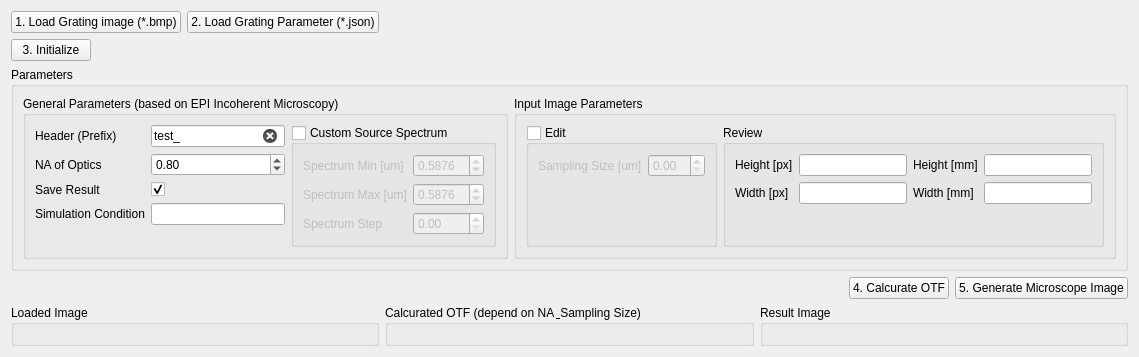
      <widget class="QWidget" name="microscopeImageSimulatorTab">
       <attribute name="title">
        <string>Microscope Image Simulator</string>
       </attribute>
       <layout class="QGridLayout" name="gridLayout_16">
        <item row="3" column="0">
         <layout class="QHBoxLayout" name="horizontalLayout_13">
          <item>
           <spacer name="horizontalSpacer_3">
            <property name="orientation">
             <enum>Qt::Orientation::Horizontal</enum>
            </property>
            <property name="sizeHint" stdset="0">
             <size>
              <width>40</width>
              <height>20</height>
             </size>
            </property>
           </spacer>
          </item>
          <item>
           <widget class="QPushButton" name="OTFPushButton">
            <property name="text">
             <string>4. Calcurate OTF</string>
            </property>
           </widget>
          </item>
          <item>
           <widget class="QPushButton" name="RunPushButton">
            <property name="text">
             <string>5. Generate Microscope Image</string>
            </property>
           </widget>
          </item>
         </layout>
        </item>
        <item row="2" column="0">
         <widget class="QGroupBox" name="microscopeParamsGroupBox">
          <property name="title">
           <string>Parameters</string>
          </property>
          <layout class="QHBoxLayout" name="horizontalLayout_10">
           <item>
            <layout class="QHBoxLayout" name="horizontalLayout_7">
             <item>
              <widget class="QGroupBox" name="groupBox_9">
               <property name="title">
                <string>General Parameters (based on EPI Incoherent Microscopy)</string>
               </property>
               <layout class="QGridLayout" name="gridLayout_13">
                <item row="0" column="0">
                 <layout class="QHBoxLayout" name="horizontalLayout_9">
                  <item>
                   <layout class="QFormLayout" name="formLayout_3">
                    <item row="0" column="0">
                     <widget class="QLabel" name="headerLabel_2">
                      <property name="text">
                       <string>Header (Prefix)</string>
                      </property>
                     </widget>
                    </item>
                    <item row="1" column="0">
                     <widget class="QLabel" name="nAOfOpticsLabel">
                      <property name="text">
                       <string>NA of Optics</string>
                      </property>
                     </widget>
                    </item>
                    <item row="1" column="1">
                     <widget class="QDoubleSpinBox" name="nAOfOpticsDoubleSpinBox">
                      <property name="singleStep">
                       <double>0.100000000000000</double>
                      </property>
                      <property name="value">
                       <double>0.800000000000000</double>
                      </property>
                     </widget>
                    </item>
                    <item row="2" column="0">
                     <widget class="QLabel" name="saveResultLabel">
                      <property name="text">
                       <string>Save Result</string>
                      </property>
                     </widget>
                    </item>
                    <item row="2" column="1">
                     <widget class="QCheckBox" name="saveResultCheckBox">
                      <property name="checked">
                       <bool>true</bool>
                      </property>
                     </widget>
                    </item>
                    <item row="0" column="1">
                     <widget class="QLineEdit" name="headerLineEdit_2">
                      <property name="text">
                       <string>test_</string>
                      </property>
                      <property name="clearButtonEnabled">
                       <bool>true</bool>
                      </property>
                     </widget>
                    </item>
                    <item row="3" column="0">
                     <widget class="QLabel" name="simulationConditionLabel">
                      <property name="text">
                       <string>Simulation Condition</string>
                      </property>
                     </widget>
                    </item>
                    <item row="3" column="1">
                     <widget class="QLineEdit" name="simulationConditionLineEdit"/>
                    </item>
                   </layout>
                  </item>
                 </layout>
                </item>
                <item row="0" column="1">
                 <widget class="QGroupBox" name="customSpectrumGroupBox">
                  <property name="title">
                   <string>Custom Source Spectrum</string>
                  </property>
                  <property name="checkable">
                   <bool>true</bool>
                  </property>
                  <property name="checked">
                   <bool>false</bool>
                  </property>
                  <layout class="QHBoxLayout" name="horizontalLayout_8">
                   <item>
                    <layout class="QFormLayout" name="formLayout_5">
                     <item row="0" column="0">
                      <widget class="QLabel" name="spectrumMinUmLabel">
                       <property name="text">
                        <string>Spectrum Min [um]</string>
                       </property>
                      </widget>
                     </item>
                     <item row="0" column="1">
                      <widget class="QDoubleSpinBox" name="spectrumMinUmDoubleSpinBox">
                       <property name="decimals">
                        <number>4</number>
                       </property>
                       <property name="value">
                        <double>0.587600000000000</double>
                       </property>
                      </widget>
                     </item>
                     <item row="1" column="0">
                      <widget class="QLabel" name="spectrumMaxUmLabel">
                       <property name="text">
                        <string>Spectrum Max [um]</string>
                       </property>
                      </widget>
                     </item>
                     <item row="1" column="1">
                      <widget class="QDoubleSpinBox" name="spectrumMaxUmDoubleSpinBox">
                       <property name="decimals">
                        <number>4</number>
                       </property>
                       <property name="value">
                        <double>0.587600000000000</double>
                       </property>
                      </widget>
                     </item>
                     <item row="2" column="0">
                      <widget class="QLabel" name="spectrumStepLabel">
                       <property name="text">
                        <string>Spectrum Step</string>
                       </property>
                      </widget>
                     </item>
                     <item row="2" column="1">
                      <widget class="QDoubleSpinBox" name="spectrumStepDoubleSpinBox">
                       <property name="singleStep">
                        <double>0.100000000000000</double>
                       </property>
                      </widget>
                     </item>
                    </layout>
                   </item>
                  </layout>
                 </widget>
                </item>
               </layout>
              </widget>
             </item>
             <item>
              <widget class="QGroupBox" name="groupBox_11">
               <property name="title">
                <string>Input Image Parameters</string>
               </property>
               <layout class="QHBoxLayout" name="horizontalLayout_15">
                <item>
                 <widget class="QGroupBox" name="groupBox_12">
                  <property name="title">
                   <string>Edit</string>
                  </property>
                  <property name="checkable">
                   <bool>true</bool>
                  </property>
                  <property name="checked">
                   <bool>false</bool>
                  </property>
                  <layout class="QGridLayout" name="gridLayout_15">
                   <item row="0" column="0">
                    <layout class="QFormLayout" name="formLayout_8">
                     <item row="0" column="0">
                      <widget class="QLabel" name="samplingSizeUmLabel">
                       <property name="text">
                        <string>Sampling Size [um]</string>
                       </property>
                      </widget>
                     </item>
                     <item row="0" column="1">
                      <widget class="QDoubleSpinBox" name="samplingSizeUmDoubleSpinBox"/>
                     </item>
                    </layout>
                   </item>
                  </layout>
                 </widget>
                </item>
                <item>
                 <widget class="QGroupBox" name="groupBox_29">
                  <property name="title">
                   <string>Review</string>
                  </property>
                  <layout class="QGridLayout" name="gridLayout_11">
                   <item row="0" column="0">
                    <layout class="QFormLayout" name="formLayout_10">
                     <item row="0" column="0">
                      <widget class="QLabel" name="heightPxLabel">
                       <property name="text">
                        <string>Height [px]</string>
                       </property>
                      </widget>
                     </item>
                     <item row="0" column="1">
                      <widget class="QLineEdit" name="heightPxLineEdit">
                       <property name="readOnly">
                        <bool>true</bool>
                       </property>
                      </widget>
                     </item>
                     <item row="1" column="0">
                      <widget class="QLabel" name="widthPxLabel">
                       <property name="text">
                        <string>Width [px]</string>
                       </property>
                      </widget>
                     </item>
                     <item row="1" column="1">
                      <widget class="QLineEdit" name="widthPxLineEdit">
                       <property name="readOnly">
                        <bool>true</bool>
                       </property>
                      </widget>
                     </item>
                    </layout>
                   </item>
                   <item row="0" column="1">
                    <layout class="QFormLayout" name="formLayout_9">
                     <item row="0" column="0">
                      <widget class="QLabel" name="heightMmLabel">
                       <property name="text">
                        <string>Height [mm]</string>
                       </property>
                      </widget>
                     </item>
                     <item row="0" column="1">
                      <widget class="QLineEdit" name="heightMmLineEdit">
                       <property name="readOnly">
                        <bool>true</bool>
                       </property>
                      </widget>
                     </item>
                     <item row="1" column="0">
                      <widget class="QLabel" name="widthMmLabel">
                       <property name="text">
                        <string>Width [mm]</string>
                       </property>
                      </widget>
                     </item>
                     <item row="1" column="1">
                      <widget class="QLineEdit" name="widthMmLineEdit">
                       <property name="readOnly">
                        <bool>true</bool>
                       </property>
                      </widget>
                     </item>
                    </layout>
                   </item>
                  </layout>
                 </widget>
                </item>
               </layout>
              </widget>
             </item>
            </layout>
           </item>
          </layout>
         </widget>
        </item>
        <item row="4" column="0">
         <layout class="QHBoxLayout" name="horizontalLayout_12">
          <item>
           <widget class="QGroupBox" name="loadedImageGroupBox">
            <property name="title">
             <string>Loaded Image</string>
            </property>
            <layout class="QGridLayout" name="gridLayout_18"/>
           </widget>
          </item>
          <item>
           <widget class="QGroupBox" name="calcuratedOTFGroupBox">
            <property name="title">
             <string>Calcurated OTF (depend on NA &amp; Sampling Size)</string>
            </property>
            <layout class="QGridLayout" name="gridLayout_20"/>
           </widget>
          </item>
          <item>
           <widget class="QGroupBox" name="resultImageGroupBox">
            <property name="title">
             <string>Result Image</string>
            </property>
            <layout class="QGridLayout" name="gridLayout_21"/>
           </widget>
          </item>
         </layout>
        </item>
        <item row="1" column="0">
         <layout class="QHBoxLayout" name="horizontalLayout_14">
          <item>
           <widget class="QPushButton" name="initializePushButton">
            <property name="text">
             <string>3. Initialize</string>
            </property>
           </widget>
          </item>
          <item>
           <spacer name="horizontalSpacer_4">
            <property name="orientation">
             <enum>Qt::Orientation::Horizontal</enum>
            </property>
            <property name="sizeHint" stdset="0">
             <size>
              <width>40</width>
              <height>20</height>
             </size>
            </property>
           </spacer>
          </item>
         </layout>
        </item>
        <item row="0" column="0">
         <layout class="QHBoxLayout" name="horizontalLayout_11">
          <item>
           <widget class="QPushButton" name="loadGratingPushButton">
            <property name="text">
             <string>1. Load Grating image (*.bmp)</string>
            </property>
           </widget>
          </item>
          <item>
           <widget class="QPushButton" name="loadGratingParamsPushButton">
            <property name="text">
             <string>2. Load Grating Parameter (*.json)</string>
            </property>
           </widget>
          </item>
          <item>
           <spacer name="horizontalSpacer">
            <property name="orientation">
             <enum>Qt::Orientation::Horizontal</enum>
            </property>
            <property name="sizeHint" stdset="0">
             <size>
              <width>40</width>
              <height>20</height>
             </size>
            </property>
           </spacer>
          </item>
         </layout>
        </item>
       </layout>
      </widget>
